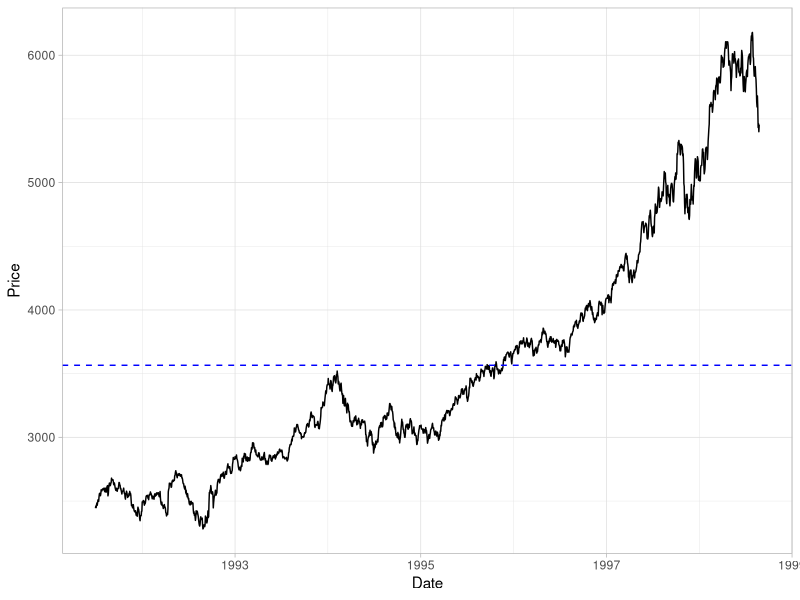
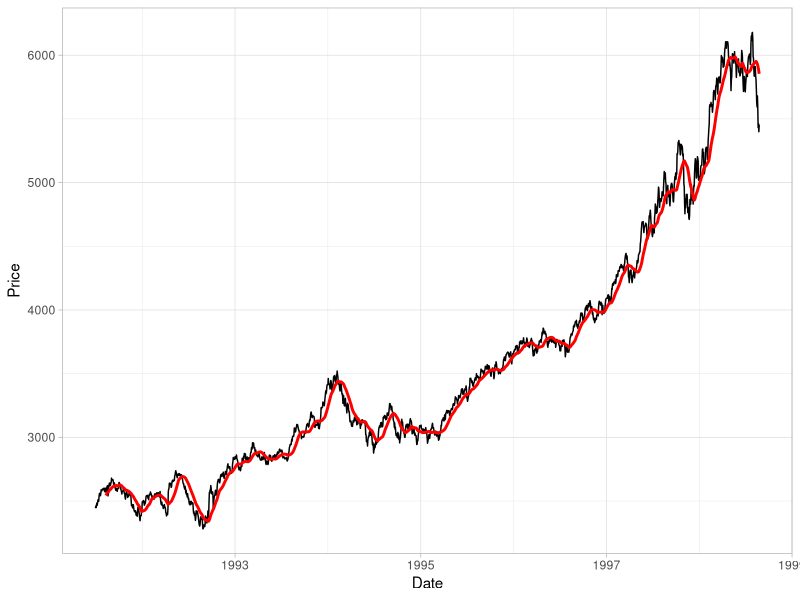
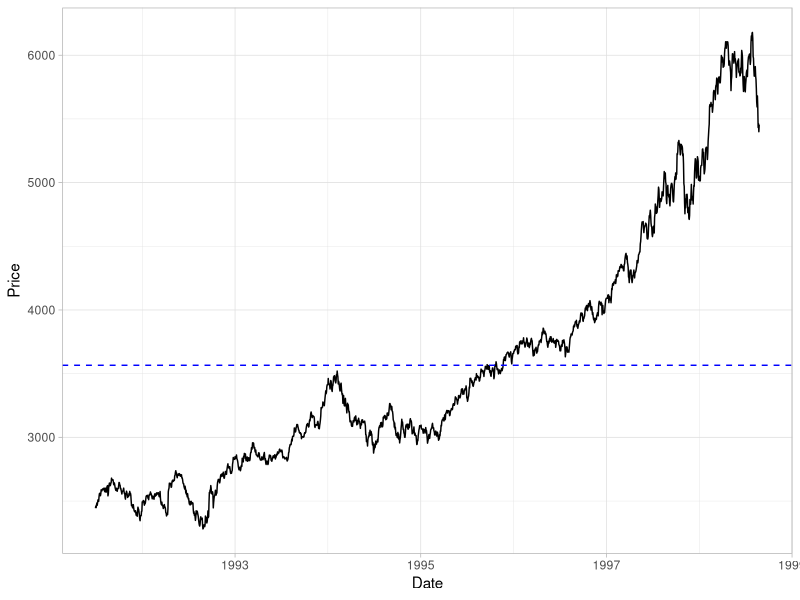
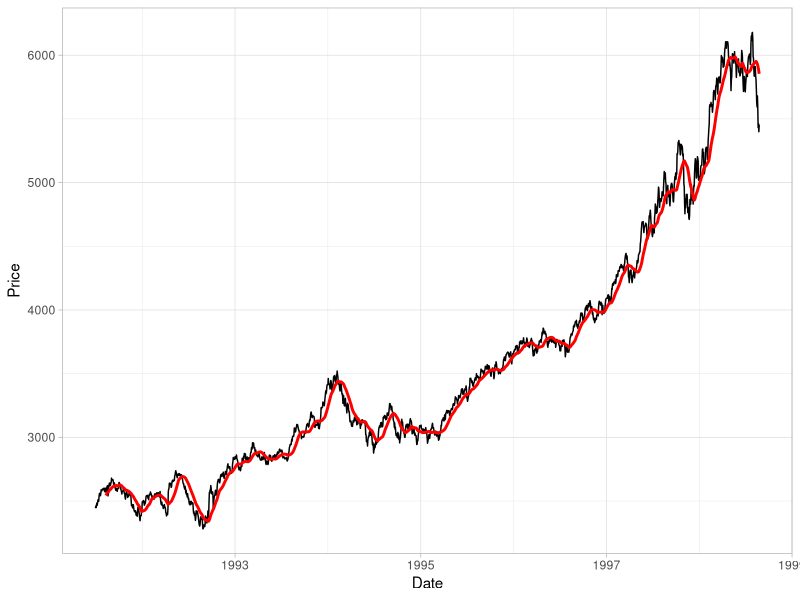

Write R code to recreate these figures, in order.
library(tidyverse)
library(zoo)
library(lubridate)

ftse_zoo <- EuStockMarkets[, "FTSE"] %>%
  as.zoo()

ftse <- data.frame(
  Date = index(ftse_zoo),
  Price = coredata(ftse_zoo)
)

# Rolling Window
ftse %>%
  ggplot(aes(x = Date, y = Price)) +
  geom_line() +
  geom_hline(
    yintercept = mean(ftse$Price),
    color = "blue",
    linetype = "dashed"
  ) +
  theme_light()
ggsave(filename = "fig/rolling-window-3.png")


ftse_rollmean <- ftse_zoo %>%
  rollmean(
    k = 30,
    align = "right"
  )
ftse_rollmean2 <- data.frame(
  Date = index(ftse_rollmean),
  Price = coredata(ftse_rollmean)
)

ftse %>%
  ggplot(aes(x = Date, y = Price)) +
  geom_line() +
  geom_line(
    data = ftse_rollmean2, aes(x = Date, y = Price),
    color = "red",
    size = 1
  ) + 
  theme_light()
ggsave(filename = "fig/rolling-window-4.png")
